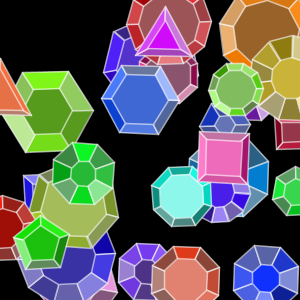
Frame 1 (no input)
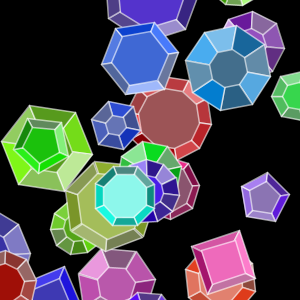
Frame 60 (the mouse pressed at the canvas centre just before this capture)
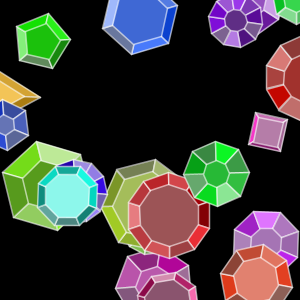
Frame 120 (the mouse held since frame 60 and released just before this capture)

The Processing sketch that drew these frames (run headless with seeded random() and noise(); from frame 60 on, the mouse is pressed at the canvas centre):

// Processing sketch: processing_117398
// ── processing_117398.pde

Jewel[] jewels = new Jewel[30];

void setup() {
  size(300, 300);
  colorMode(HSB, 360, 100, 100);
  background(0);
  smooth();

  strokeWeight(1.5);
  strokeJoin(ROUND);

  for (int i = 0;i < jewels.length;i++) {
    jewels[i] = new Jewel();
  }
}

void draw() {
  background(0);

  for (int i = 0;i < jewels.length;i++) {
    jewels[i].move();
    jewels[i].display();
  }
}

class Jewel {
  float r = random(20, 50);
  float x = random(width);
  float y = random(height);

  float polygon_r = r * random(0.4, 0.8);
  float hue = random(360);
  float sat = random(30, 100);
  float bright = random(50, 100);
  int vertex_num = (int)random(3, 12);

  int random_sign = (int)random(4);
  int x_sign = 0;
  int y_sign = 0;
  float spd = random(0.5, 2);
  float rotate_theta;
  int rotate_sign;
  float rotate_spd = random(0.03, 0.06);

  Triangle[] tri = new Triangle[vertex_num];

  Jewel() {
    if (random_sign == 0) {
      x_sign = -1;
    }
    else if (random_sign == 1) {
      x_sign = 1;
    }
    else if (random_sign == 2) {
      y_sign = -1;
    }
    else {
      y_sign = 1;
    }

    if (random(1) >= 0.5) {
      rotate_sign = 1;
    }
    else {
      rotate_sign = -1;
    }

    for (int i = 0;i < tri.length;i++) {
      tri[i] = new Triangle(vertex_num, r, hue);
    }
  }

  void move() {
    x += x_sign * spd;
    y += y_sign * spd;

    rotate_theta += rotate_sign * rotate_spd;

    if (x > width + r*2 || x < -r*2) {
      x_sign *= -1;
      setting();
    }
    if (y > height + r*2 || y < -r*2) {
      y_sign *= -1;
      setting();
    }
  }

  void display() {
    stroke(360,150);

    pushMatrix();
    translate(x, y);
    rotate(rotate_theta);
    //三角形---------------------------------------------
    for (int i = 0;i < tri.length;i++) {
      pushMatrix();
      translate(0, 0);
      rotate(radians(360*i/vertex_num));
      tri[i].display(0, 0);
      popMatrix();
    }

    //正多角形---------------------------------------------
    fill(hue, sat, bright);
    pushMatrix();
    translate(0, 0);
    //奇数 -90
    //4でわりきれない偶数 0
    //8でわりきれる偶数 *4.5
    //4でわりきれる偶数 +45
    if (vertex_num % 2 == 1) { //奇数
      rotate(radians(360/vertex_num -90));
    }
    else if (vertex_num % 8 == 0) { //8でわりきれる偶数
      rotate(radians(360/vertex_num * 1.5));
    }
    else if (vertex_num % 4 == 0) { //4でわりきれる偶数
      rotate(radians(360/vertex_num + 45));
    }
    else { //4でわりきれない偶数
      rotate(radians(360/vertex_num));
    }
    polygon(0, 0, polygon_r, vertex_num);
    popMatrix();

    popMatrix();
  }

  void setting() {
    polygon_r = r * random(0.4, 0.8);
    hue = random(360);
    sat = random(30, 100);
    bright = random(50, 100);

    for (int i = 0;i < tri.length;i++) {
      tri[i].hue = hue;
      tri[i].s = random(30, 100);
      tri[i].b = random(50, 100);
    }
  }
}

void polygon(float x, float y, float r, int vertex_num) {
  pushMatrix();
  translate(x, y);
  beginShape();
  for (int i = 0 ; i < vertex_num;i++) {
    vertex(r*cos(radians(360*i/vertex_num)), r*sin(radians(360*i/vertex_num)));
  }
  endShape(CLOSE);
  popMatrix();
}

class Triangle {
  float x;
  float y;
  int vertex_num;
  float r;

  float hue;
  float s = random(30, 100);
  float b = random(50, 100);

  float acute_angle; //鋭角
  float obtuse_angle; //鈍角

  Triangle(int tmpNum, float tmpR, float tmpHue) {
    vertex_num = tmpNum;
    r = tmpR;
    hue = tmpHue;
  }

  void display(float x, float y) {
    acute_angle = 360/vertex_num; //鋭角
    obtuse_angle = (180 - acute_angle) / 2; //鈍角

    pushMatrix();
    translate(x, y);
    fill(hue, s, b);
    triangle(0, 0, -r*cos(radians(obtuse_angle)), r*sin(radians(obtuse_angle)), r*cos(radians(obtuse_angle)), r*sin(radians(obtuse_angle)));
    popMatrix();
  }
}
